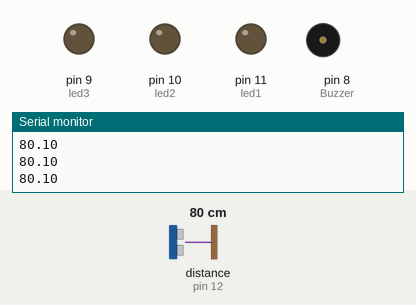
This sketch was run on a simulated Arduino Uno, built with avr-gcc and run on an emulated ATmega328P. On the bench: output pins drawn as LEDs (lit = HIGH), buzzer (waves = sounding), the last lines printed to the serial monitor. Wiring (inferred from the names in the program): ultrasonic range finder: trigger pin 13; echo pin 12. The inputs (shaded band) are chosen by the test bench; at power-on: distance to the obstacle (sensor on pin 12) 80 cm. The echo pulse lasts 58.3 µs per cm; pins used as bus, display or sensor lines are not drawn.

Above: at 1.2 s.
1.3 s: distance to the obstacle (sensor on pin 12) set to 34 cm
2.8 s: distance to the obstacle (sensor on pin 12) set to 28 cm
At 3.4 s:
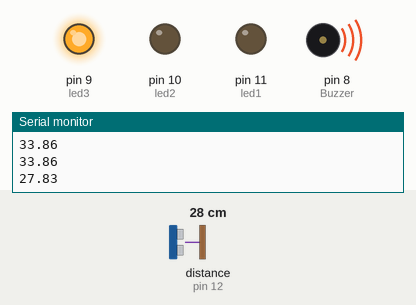
5.8 s: distance to the obstacle (sensor on pin 12) set to 24 cm
At 7.3 s:
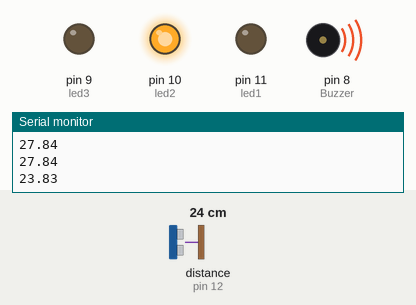
8.8 s: distance to the obstacle (sensor on pin 12) set to 18 cm
At 9.6 s:
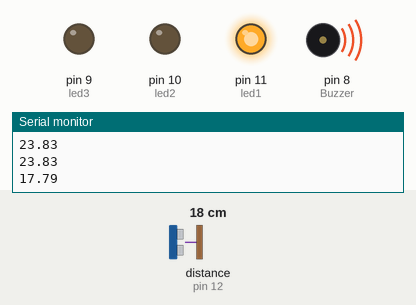
11.8 s: distance to the obstacle (sensor on pin 12) set to 35 cm
At 13.5 s:
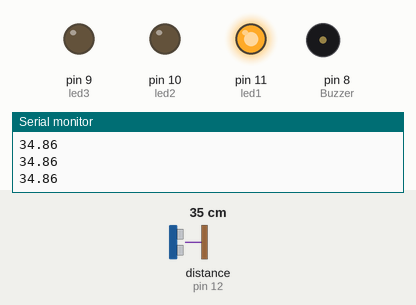
13.8 s: distance to the obstacle (sensor on pin 12) set to 2 cm
At 14.7 s:
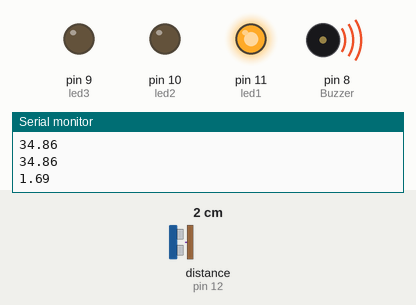
Timing chart, 0 to 17.8 s (numbered marks = the images above; inputs shaded):
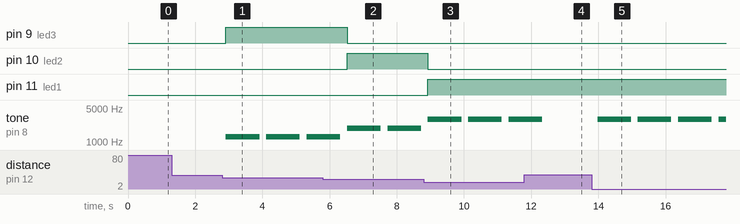

Measured:
- the behaviour switches between 31 and 30 cm on distance to the obstacle (sensor on pin 12) (found by bisection; images 0 and 1)
- the behaviour switches between 26 and 25 cm on distance to the obstacle (sensor on pin 12) (found by bisection; images 1 and 2)
- the behaviour switches between 21 and 20 cm on distance to the obstacle (sensor on pin 12) (found by bisection; images 2 and 3)
- after the input at 2.8 s, pin 9 (led3): LOW → HIGH after 0.12 s; tone on pin 8 (Buzzer): alternates 1275 Hz for 1.0 s and silent for 0.20 s, starting after 0.12 s
- after the input at 5.8 s, pin 9 (led3): HIGH → LOW after 0.72 s; pin 10 (led2): LOW → HIGH after 0.72 s
- after the input at 8.8 s, pin 10 (led2): HIGH → LOW after 0.13 s; pin 11 (led1): LOW → HIGH after 0.13 s
- after the input at 11.8 s, tone on pin 8 (Buzzer): goes on until 12.3 s, then stays silent
- after the input at 13.8 s, tone on pin 8 (Buzzer): alternates 2915 Hz for 1.0 s and silent for 0.20 s, starting after 0.18 s

The sketch:

LED_Jarak_Buzzer.ino
```cpp
int led1 = 11,led2 = 10,led3 = 9,Buzzer = 8;
int trigger = 13, echo = 12;
float jarak = 0;

void setup(){
  Serial.begin(9600);
  pinMode(led1,OUTPUT);
  pinMode(led2,OUTPUT);
  pinMode(led3,OUTPUT);
  pinMode(Buzzer,OUTPUT);
  pinMode(trigger,OUTPUT);
  pinMode(echo, INPUT);
}

void loop(){
  digitalWrite(trigger, HIGH);
  delayMicroseconds(10);
  digitalWrite(trigger, LOW);
  jarak=(float)pulseIn(echo, HIGH)/58;
  Serial.println(jarak);

  delay(100);

  if(jarak <= 20){
    digitalWrite(led1,HIGH);
    digitalWrite(led2,LOW);
    digitalWrite(led3,LOW);
    tone1();
	delay(1000);
	silent();
	delay(100);
  }
  else if(jarak > 15 && jarak <= 25){
    digitalWrite(led1,LOW);
    digitalWrite(led2,HIGH);
    digitalWrite(led3,LOW);
    tone2();
	delay(1000);
	silent();
	delay(100);
  }
  else if(jarak > 25 && jarak <= 30){
    digitalWrite(led1,LOW);
    digitalWrite(led2,LOW);
    digitalWrite(led3,HIGH);
    tone3();
	delay(1000);
	silent();
	delay(100);
  }
}

void tone1(){
	tone(Buzzer, 2915);
}

void tone2(){
	tone(Buzzer, 1915);
}

void tone3(){
	tone(Buzzer, 1275);
}

void silent(){
	noTone(Buzzer);
}
```
